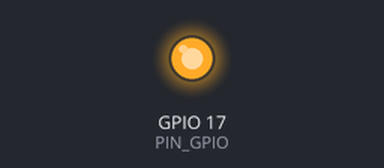
Bench run of a program on a simulated Raspberry Pi (BCM pin numbers). Shown: output pins drawn as LEDs (lit = HIGH). At 0.0 s the program stops and its outputs stay as they are.

Above: at 0.1 s.
Timing chart, 0 to 1.5 s (numbered marks = the images above):
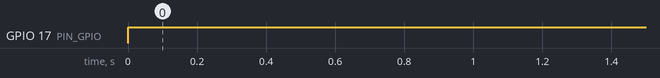

Measured:
- by itself, GPIO 17 (PIN_GPIO): LOW → HIGH at 0.00 s

The program:

ctrlOn.py
```python
#Python Script to turn on a Rasberry Pi electrical signal

import RPi.GPIO as GPIO # Import IO package for Rsp Pi

PIN_GPIO = 17 # Sets Current IO Pin to 17

GPIO.setwarnings(False) # Diable Warnings
GPIO.setmode(GPIO.BCM) # Set the IO Numbering Mode to BCM
GPIO.setup(PIN_GPIO, GPIO.OUT) # Associate Pin 17 to output

GPIO.output(PIN_GPIO, True) # activate output
```
